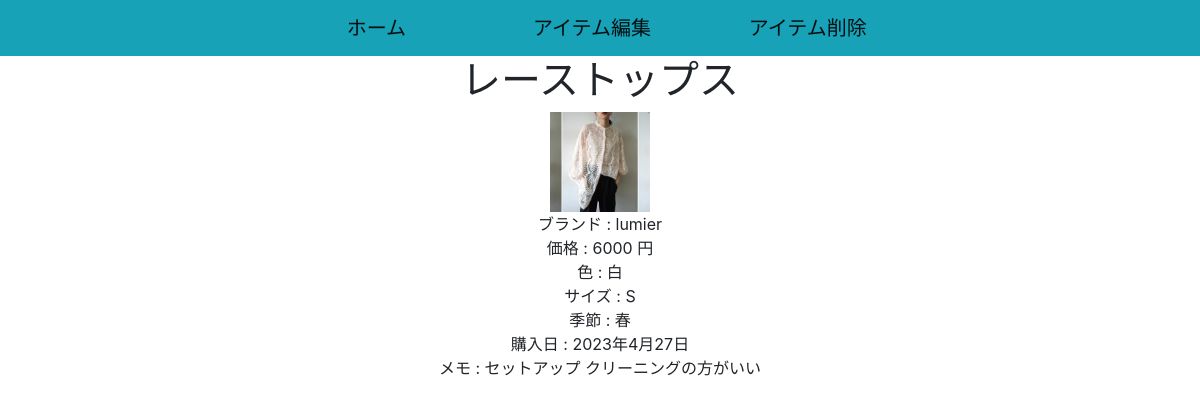
Screenshot of /projectapp/item_detail/33 with the database file from the repository.
### projectapp/models.py (models this page shows, shortened)
class Item(models.Model):#各アイテム(白Tシャツ、花柄スカートなど)
    SIZE_CHOICES = [
        ('XS', 'XS'),
        ('S', 'S'),
        ('M', 'M'),
        ('L', 'L'),
        ('F', 'F')
    ]
    SEASON_CHOICES = [
        ('春', '春'),
        ('夏', '夏'),
        ('秋', '秋'),
        ('冬', '冬')
    ]
    item_name = models.CharField(max_length=150)
    item_picture = models.FileField(upload_to='item_picture/',null=True,blank=True)
    item_color = models.CharField(max_length=150,db_index=True,null=True,blank=True)
    item_brand = models.CharField(max_length=150,db_index=True,blank=True)
    item_price = models.IntegerField()
    item_size = models.CharField(max_length=150,null=True,blank=True,choices=SIZE_CHOICES)
    item_season = models.CharField(max_length=150,db_index=True,null=True,blank=True,choices=SEASON_CHOICES)
    item_purchase_date = models.DateField(null=True,blank=True)
    item_expiration_date = models.DateField(null=True,blank=True)
    create_at = models.DateTimeField(default=timezone.datetime.now)
    update_at = models.DateTimeField(default=timezone.datetime.now)
    memo = models.TextField(null=True,blank=True)
    user = models.ForeignKey(
        'Users',on_delete=models.CASCADE,
        )
    category = models.ForeignKey(
        'Category',on_delete=models.CASCADE
        )
    class Meta:
        db_table = 'Item'

### projectapp/views.py (the view)
# urls.py: path('item_detail/<int:pk>',ItemDetailView.as_view(),name='item_detail'),
class ItemDetailView(DetailView):
    model = Item
    template_name = 'item_detail.html'
    def get_context_data(self, **kwargs):
        context = super().get_context_data(**kwargs)
        return context

### projectapp/templates/item_detail.html (shortened to what this page needs)
<!DOCTYPE html>
<div style="text-align: center">
<html lang="ja">
  <head>
    <link rel="stylesheet" href="https://cdn.jsdelivr.net/npm/bootstrap@4.3.1/dist/css/bootstrap.min.css">
  </head>
  <body>
    <nav class="navbar navbar-expand-lg navbar-light bg-info row justify-content-center">
    <a class="navbar-brand col-2" href="{% url 'projectapp:category_list'  %}">ホーム</a>
    <a class="navbar-brand col-2" href="{% url 'projectapp:item_update' item.id %}">アイテム編集</a>
    <a class="navbar-brand col-2" href="{% url 'projectapp:item_delete' item.id %}">アイテム削除</a>
    </nav>
    {% block content %}
      <h1>{{ item.item_name }}<br></h1>
      <img width="100px" height="100px" src="{{item.item_picture.url}}"><br>
      ブランド : {{ item.item_brand }}<br>
      価格 : {{ item.item_price }} 円 <br>
      色 : {{ item.item_color }}<br>
      サイズ : {{ item.item_size }}<br>
      季節 : {{ item.item_season }}<br>
      購入日 : {{ item.item_purchase_date }}<br>
      メモ : {{ item.memo }}
    {% endblock %}
  </body>
</html>
</div>

### rows the page displays
Item: item_name "レーストップス", item_picture (picture), item_brand "lumier", item_price "6000", item_color "白", item_size "S", item_season "春", item_purchase_date "2023年4月27日", memo "セットアップ クリーニングの方がいい"
